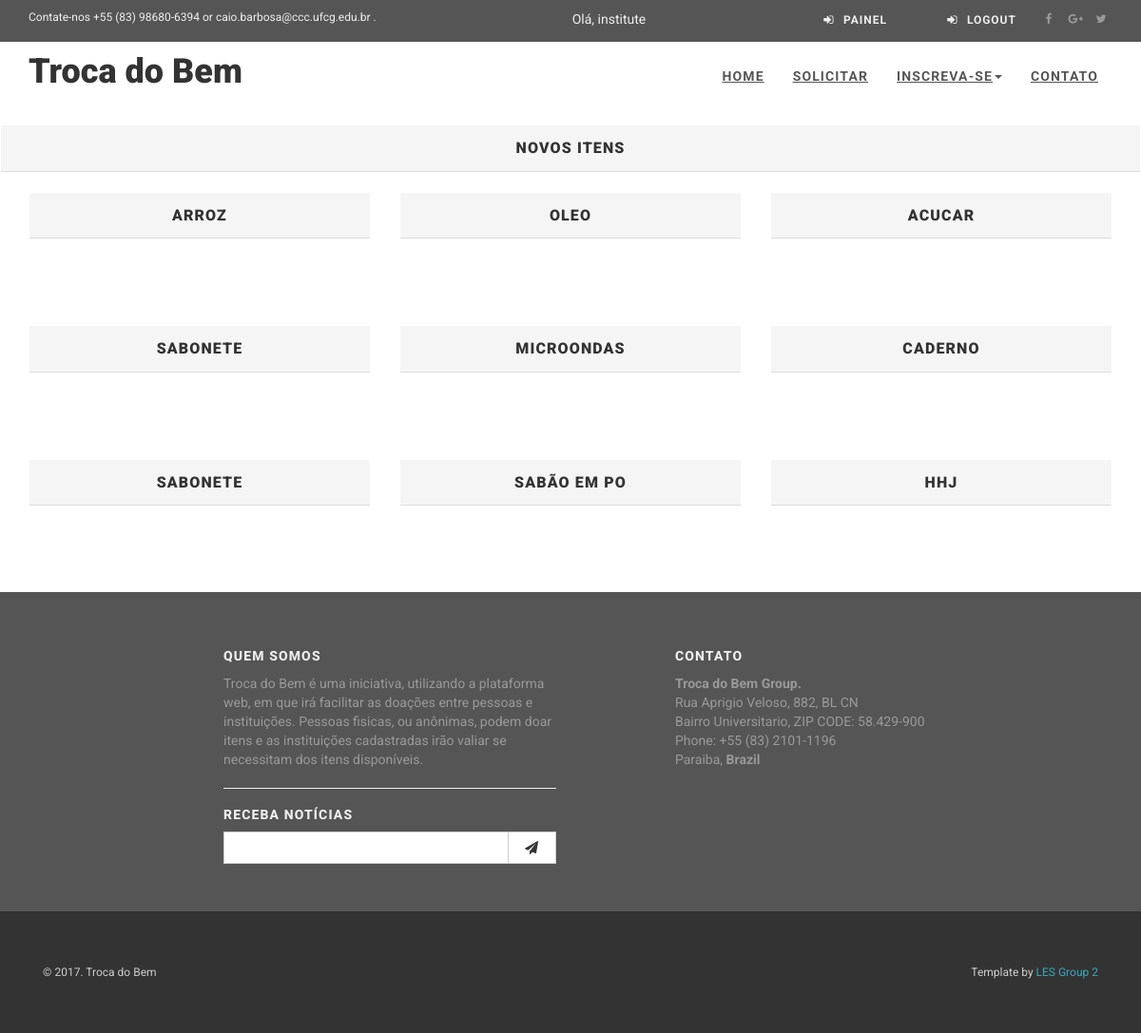
The app's page /new-items/ (signed in) with its own data.
### app/models.py (models this page shows, shortened)
class TimeStamped(models.Model):
    class Meta:
        abstract = True
    created_at = models.DateTimeField(auto_now_add=True)
    published_at = models.DateTimeField(auto_now=True)

class Item(TimeStamped):
    owner = models.ForeignKey(User, on_delete=models.CASCADE)
    description = models.CharField(max_length=300)
    name_item = models.CharField(max_length=100)
    photo = models.URLField()
    status = models.BooleanField(default=True)

### app/views/ShowcaseNewItemView.py (the view)
# urls.py: url(r'^new-items/$', new_item_showcase_view, name='list_new_item'),
def new_item_showcase_view(request):
    items = Item.objects.all().filter(status=True)
    return render(request, 'view_showcase_new_items.html',
                  {'items': items})

### app/templates/view_showcase_new_items.html (shortened to what this page needs)
{% extends 'base.html' %}
{% load staticfiles %}
{% block content %}
    <div class="panel panel-default">
        <div class="panel-heading">
            <h3 class="panel-title">
                <center>Novos Itens</center>
            </h3>
        </div>
    </div>
    <div class="container">
	<div class="row">
{% for item in items %}
                                    <div class="col-md-4">
                                        <div class="treasure panel panel-default">
                                            <div class="panel-heading">
                                                <h3 class="panel-title" align="center">{{ item.name_item }}</h3>
                                            </div>
                                            <div class="panel-body">
                                                <a href="/new-items/{{ item.id }}">
                                                    <div class="treasure-photo">
                                                    </div>
                                                </a>
                                            </div>
                                        </div>
                                    </div>
      {% if forloop.counter|divisibleby:3 and not forloop.last %}
        </div><br><div class="row">
      {% endif %}
	{% endfor %}
	</div><br>
    </div>
{% endblock %}

### app/templates/header.html (shortened to what this page needs)
{% load staticfiles %}
<header>
    <div id="top">
        <div class="container">
            <div class="row">
                <div class="col-xs-5 contact">
                    <p class="hidden-sm hidden-xs">Contate-nos +55 (83) 98680-6394 or caio.barbosa@ccc.ufcg.edu.br .</p>
                </div>
                <div class="col-xs-7">
                    <div class="social">
                        <a href="#" class="external facebook" data-animate-hover="pulse"><i
                                class="fa fa-facebook"></i></a>
                        <a href="#" class="external gplus" data-animate-hover="pulse"><i
                                class="fa fa-google-plus"></i></a>
                        <a href="#" class="external twitter" data-animate-hover="pulse"><i
                                class="fa fa-twitter"></i></a>
                    </div>
                    {% if request.user.is_authenticated %}
                        <div class="login" style="width: 75%">
                        <div class="row">
                            <div class="col-xs-6">
                                <p class="" style="font-size: 14px;">Olá, {{ request.user.first_name }}</p>
                            </div>
                            <div class="col-xs-3">
                                <a href="{% url 'painel' %}"><i class="fa fa-sign-in"></i>
                                    <span class="hidden-xs text-uppercase">Painel</span></a>
                            </div>
                            <div class="col-xs-3">
                                <a href="{% url "auth_logout" %}"><i class="fa fa-sign-in"></i>
                                    <span class="hidden-xs text-uppercase">Logout</span></a>
                            </div>
                        </div>
                    {% else %}
                        <div class="login">
                        <a href="{% url "login" %}"><i class="fa fa-sign-in"></i>
                            <span class="hidden-xs text-uppercase">Log in</span></a>
                    {% endif %}
                    </div>
                    </div>
                </div>
            </div>
        </div>
        <div class="navbar-affixed-top" data-spy="affix" data-offset-top="200">
            <div class="navbar navbar-default yamm" role="navigation" id="navbar">
                <div class="container">
                    <div class="navbar-header">
                        <a class="navbar-brand home" href="/">
                            <h1 style="margin-top: 2px;"> Troca do Bem</h1>
                        </a>
                    </div>
                    <div class="navbar-collapse collapse" id="navigation">
                        <ul class="nav navbar-nav navbar-right">
                            <li id="home_base" class="">
                                <a id="home_link" href="/">Home</a>
                            </li>
                            {% if not user.commonuser %}
                                <li id="menu_noticias" class="">
                                    <a id="noticias_link" href="{% url "add_requirement_home" %}">Solicitar</a>
                                </li>
                            {% endif %}
                            <li class="dropdown">
                                <a id="inscrevase_link" class="dropdown-toggle"
                                   data-toggle="dropdown">Inscreva-se<b
                                        class="caret"></b></a>
                            </li>
                            <li id="menu_contato" class="">
                                <a id="contato_link" href="/#contato">Contato</a>
                            </li>
                        </ul>
                    </div>
                </div>
            </div>
        </div>
    </div>

### static/css/style.default.css (style rules this page uses)
.clearfix:before, .clearfix:after, .navbar:before, .navbar:after, .navbar-header:before, .navbar-header:after { content: " "; display: table; }
.clearfix:after, .navbar:after, .navbar-header:after { clear: both; }
a, button { -webkit-transition: all 0.2s ease-out; -moz-transition: all 0.2s ease-out; transition: all 0.2s ease-out; }
a i.fa, button i.fa { margin: 0 5px; }
.text-uppercase { text-transform: uppercase; letter-spacing: 0.08em; }
#top { background: #555555; color: #eeeeee; padding: 10px 0; }
#top p { margin: 0; font-size: 12px; }
#top .social { float: right; text-align: right; }
#top .social a { color: #999999; display: inline-block; width: 24px; height: 24px; border-radius: 12px; line-height: 20px; font-size: 12px; text-align: center; vertical-align: bottom; }
#top .login { float: right; }
#top .login a { font-size: 12px; color: #eeeeee; margin-right: 15px; text-decoration: none; text-transform: uppercase; font-weight: 700; letter-spacing: 0.10em; }
.navbar { border: none; }
.navbar ul.nav > li > a { text-transform: uppercase; text-decoration: underline; font-weight: bold; letter-spacing: 0.08em; border-top: solid 5px transparent; }
.navbar-affixed-top { top: -32px; }
.navbar-affixed-top.affix-top { -webkit-transition: all 0.5s ease-out; -moz-transition: all 0.5s ease-out; transition: all 0.5s ease-out; }
.nav > li > a { padding: 10px 15px; }
.navbar { position: relative; min-height: 62px; margin-bottom: 0; border-bottom: 1px solid transparent; }
@media (min-width: 768px) { .navbar { border-radius: 0px; } }
@media (min-width: 768px) { .navbar-header { float: left; } }
.navbar-collapse { overflow-x: visible; padding-right: 15px; padding-left: 15px; }
@media (min-width: 768px) { .navbar-collapse { width: auto; border-top: 0; box-shadow: none; } }
@media (min-width: 768px) { .navbar-collapse.collapse { display: block !important; height: auto !important; padding-bottom: 0; overflow: visible !important; } }
.navbar-fixed-top .navbar-collapse, .navbar-affixed-top .navbar-collapse, .navbar-fixed-bottom .navbar-collapse { max-height: 340px; }
.container > .navbar-header, .container-fluid > .navbar-header, .container > .navbar-collapse, .container-fluid > .navbar-collapse { margin-right: -15px; margin-left: -15px; }
@media (min-width: 768px) { .container > .navbar-header, .container-fluid > .navbar-header, .container > .navbar-collapse, .container-fluid > .navbar-collapse { margin-right: 0; margin-left: 0; } }
.navbar-brand { float: left; padding: 10px 15px; font-size: 18px; line-height: 20px; height: 62px; }
@media (min-width: 768px) { .navbar > .container .navbar-brand, .navbar > .container-fluid .navbar-brand { margin-left: -15px; } }
.navbar-nav { margin: 10.5px -15px; }
.navbar-nav > li > a { padding-top: 10px; padding-bottom: 10px; line-height: 20px; }
@media (min-width: 768px) { .navbar-nav { float: left; margin: 0; } }
@media (min-width: 768px) { .navbar-nav > li { float: left; } }
@media (min-width: 768px) { .navbar-nav > li > a { padding-top: 21px; padding-bottom: 21px; } }
@media (min-width: 768px) { .navbar-nav.navbar-right:last-child { margin-right: -15px; } }
@media (min-width: 768px) { .navbar-right { float: right !important; } }
.navbar-default { background-color: #ffffff; border-color: #cccccc; border-bottom: none; }
.navbar-default .navbar-brand { color: #555555; }
.navbar-default .navbar-nav > li > a { color: #555555; }
.navbar-default .navbar-collapse, .navbar-default .navbar-form { border-color: #cccccc; }
body { font-family: "Roboto", Helvetica, Arial, sans-serif; font-size: 14px; line-height: 1.42857143; color: #555555; }
a { color: #38a7bb; text-decoration: none; }
h1, h2, h3, h4, h5, h6, .h1, .h2, .h3, .h4, .h5, .h6 { font-family: "Roboto", Helvetica, Arial, sans-serif; font-weight: 900; line-height: 1.1; color: #333333; }
h1, .h1, h2, .h2, h3, .h3 { margin-top: 20px; margin-bottom: 20px; }
p { margin: 0 0 10px; }
.panel { margin-bottom: 20px; background-color: #ffffff; border: 1px solid transparent; border-radius: 0; -webkit-box-shadow: 0 0 0; box-shadow: 0 0 0; }
.panel-heading { border-top-right-radius: 0; border-top-left-radius: 0; text-transform: uppercase; letter-spacing: 0.08em; padding: 15px 15px; }
.yamm .nav, .yamm .collapse, .yamm .dropup.use-yamm, .yamm .dropdown.use-yamm { position: static; }
.yamm .container { position: relative; }

### static/css/custom.css (style rules this page uses)
@media screen and (min-width: 0px) { .hero > hgroup > h1,h2,h3 { color: #ffffff; } }
.dropdown { position: relative; display: inline-block; }

### records on screen
Item: name_item "ARROZ"
Item: name_item "OLEO"
Item: name_item "ACUCAR"
Item: name_item "SABONETE"
Item: name_item "MICROONDAS"
Item: name_item "CADERNO"
Item: name_item "SABONETE"
Item: name_item "SABÃO EM PO"
Item: name_item "HHJ"

### other values on screen
{{ request.user.first_name }} "institute"
